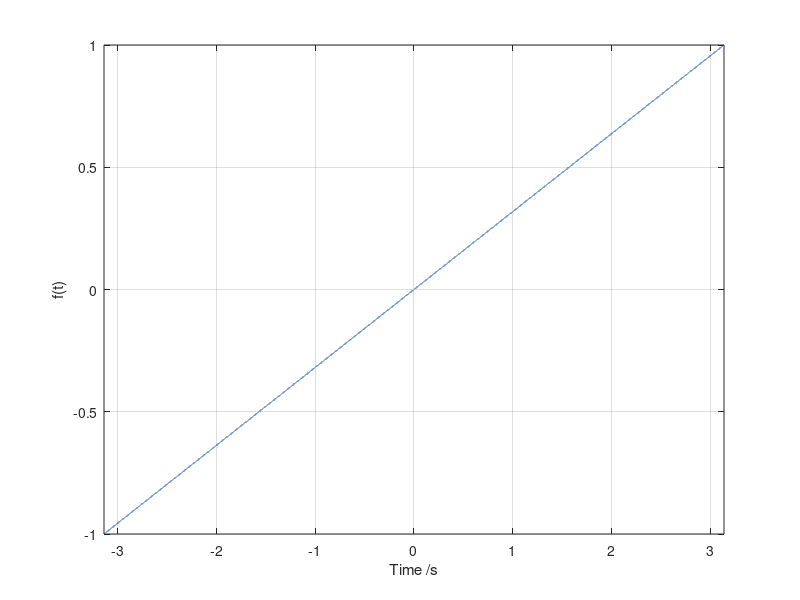

Here is the MATLAB script that generated this plot:
T = 2*pi;                   %period of function
t = (-T/2:0.0001:T/2);      %setting up time domain
y = 2*t/T;                %setting up function y
figure(1);                  %setting up figure
plot(t,y);                  %plotting the function
xlim([-pi,pi]);             %setting up plot limits
grid on;
xlabel("Time /s");          %labeling the axis
ylabel("f(t)");